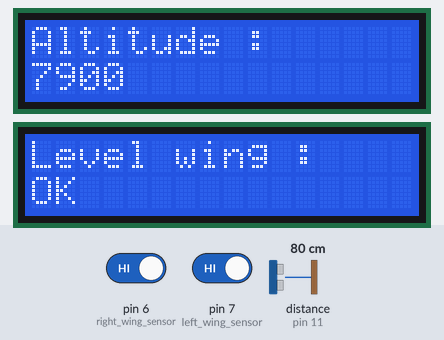
Bench run of a sketch on a simulated Arduino Uno, built with avr-gcc and run on an emulated ATmega328P. On the bench: 2 × 16×2 character LCD. Wiring (inferred from the names in the program): ultrasonic range finder: trigger pin 12; echo pin 11. Inputs (shaded band) come from the test bench; at power-on: distance to the obstacle (sensor on pin 11) 80 cm, pin 6 (right_wing_sensor) HIGH, pin 7 (left_wing_sensor) HIGH. The echo pulse lasts 58.3 µs per cm.

Above: at 1.37 s.
1.4 s: distance to the obstacle (sensor on pin 11) set to 2 cm
At 1.55 s:
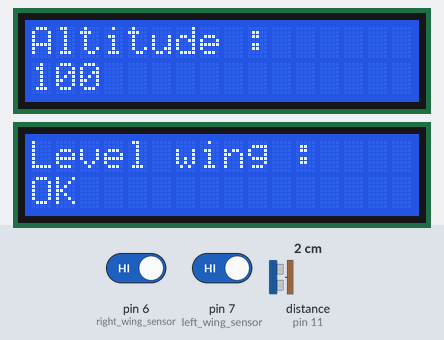
3.0 s: pin 6 (right_wing_sensor) driven LOW
At 3.11 s:
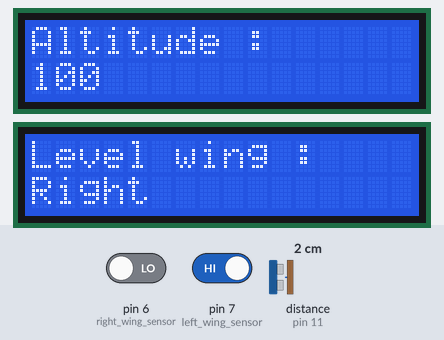
4.8 s: distance to the obstacle (sensor on pin 11) set to 18 cm
At 4.91 s:
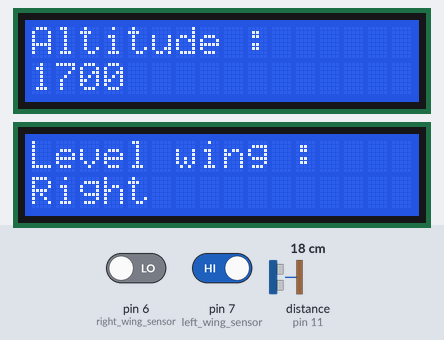
7.8 s: pin 6 (right_wing_sensor) driven HIGH
At 7.92 s:
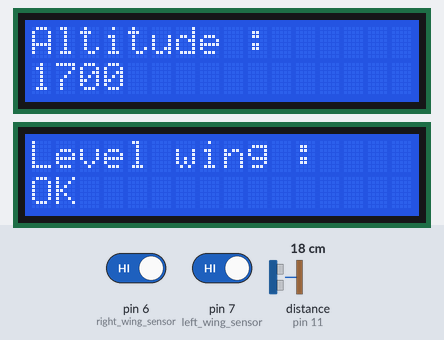
9.4 s: pin 7 (left_wing_sensor) driven LOW
At 9.52 s:
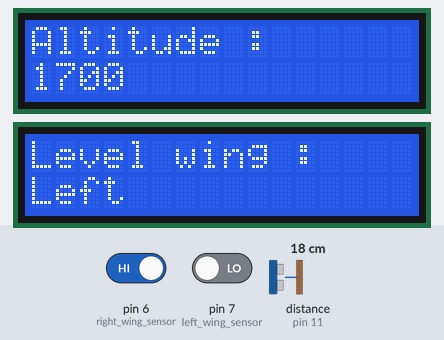
11.2 s: distance to the obstacle (sensor on pin 11) set to 60 cm
At 11.24 s:
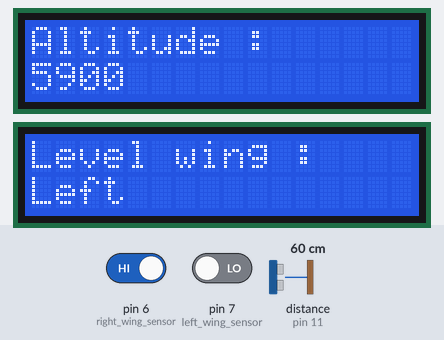

Measured:
- after the input at 1.4 s, the display: first differs from a run without the input after 0.06 s (image 1)
- after the input at 3.0 s, the display: first differs from a run without the input after 0.11 s (image 2)
- after the input at 4.8 s, the display: first differs from a run without the input after 0.10 s (image 3)
- after the input at 7.8 s, the display: first differs from a run without the input after 0.12 s (image 4)
- after the input at 9.4 s, the display: first differs from a run without the input after 0.12 s (image 5)

The sketch:

Code_01.ino
```cpp
#include <LiquidCrystal_I2C.h>

// Initialize LCD displays for altitude and rate of climb
LiquidCrystal_I2C lcd_alt(0x26,16,2); // LCD at address 0x26, 16 columns, 2 rows
LiquidCrystal_I2C lcd_roc(0x27,16,2); // LCD at address 0x27, 16 columns, 2 rows

// Define pins for ultrasonic sensor and wing sensors
#define trig_pin 12 // Trigger pin for the ultrasonic sensor
#define echo_pin 11 // Echo pin for the ultrasonic sensor
#define left_wing_sensor 7 // Pin for the left wing sensor
#define right_wing_sensor 6 // Pin for the right wing sensor
#define max_distance 500 // Maximum distance for ultrasonic sensor in cm
#define curr_alt 0; // Current altitude (unused in this code, can be removed)

int left_wing; // Variable to store the state of the left wing sensor
int right_wing; // Variable to store the state of the right wing sensor

int duration; // Duration of the echo pulse
int distance; // Calculated distance based on the echo duration

void setup(){
  // Initialize the LCD displays
  lcd_alt.init();
  lcd_roc.init();

  // Turn on the backlight for both LCDs
  lcd_alt.backlight();
  lcd_roc.backlight();

  // Set pin modes for the ultrasonic sensor and wing sensors
  pinMode(trig_pin, OUTPUT);
  pinMode(echo_pin, INPUT);
  pinMode(left_wing_sensor, INPUT_PULLUP);
  pinMode(right_wing_sensor, INPUT_PULLUP);
}

void loop(){
  // Clear the LCD displays
  lcd_alt.clear();
  lcd_roc.clear();

  // Read the states of the wing sensors
  left_wing = digitalRead(left_wing_sensor);
  right_wing = digitalRead(right_wing_sensor);

  // Trigger the ultrasonic sensor
  digitalWrite(trig_pin, LOW);
  delayMicroseconds(2);
  digitalWrite(trig_pin, HIGH);
  delayMicroseconds(10);
  digitalWrite(trig_pin, LOW);

  // Read the duration of the echo pulse
  duration = pulseIn(echo_pin, HIGH);
  // Calculate the distance based on the duration of the echo pulse
  distance = ((duration * 0.0343) / 2);
  distance *= 100; // Convert distance to cm

  // Display the altitude on the LCD
  lcd_alt.setCursor(0, 0);
  lcd_alt.print("Altitude : ");

  lcd_alt.setCursor(0, 1);
  lcd_alt.print(distance);

  // Display the wing level status on the LCD
  lcd_roc.setCursor(0, 0);
  lcd_roc.print("Level wing : ");

  lcd_roc.setCursor(0, 1);

  // Determine and display which wing is tilted
  if (right_wing == 0){
    lcd_roc.print("Right");
  }
  else if (left_wing == 0){
    lcd_roc.print("Left");
  }
  else{
    lcd_roc.print("OK");
  }

  // Small delay to stabilize the readings
  delay(50);
}
```
